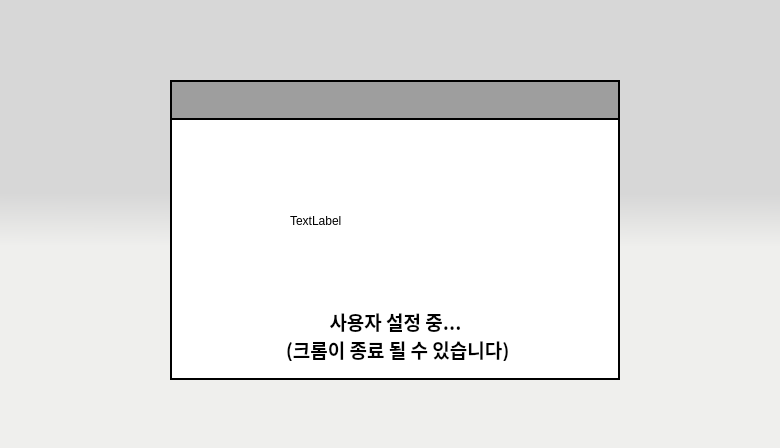
<?xml version="1.0" encoding="UTF-8"?>
<ui version="4.0">
 <class>Dialog</class>
 <widget class="QDialog" name="Dialog">
  <property name="geometry">
   <rect>
    <x>0</x>
    <y>0</y>
    <width>780</width>
    <height>448</height>
   </rect>
  </property>
  <property name="windowTitle">
   <string>Dialog</string>
  </property>
  <property name="styleSheet">
   <string notr="true">background-color:qlineargradient(spread:pad, x1:0.5, y1:0.432, x2:0.499682, y2:0.551, stop:0 rgba(215, 215, 215, 255), stop:1 rgba(239, 239, 237, 255))</string>
  </property>
  <widget class="QFrame" name="frame">
   <property name="geometry">
    <rect>
     <x>170</x>
     <y>80</y>
     <width>450</width>
     <height>300</height>
    </rect>
   </property>
   <property name="font">
    <font>
     <family>함초롬돋움</family>
     <pointsize>12</pointsize>
    </font>
   </property>
   <property name="styleSheet">
    <string notr="true">background-color:#ffffff;
border: 2px solid black;
</string>
   </property>
   <property name="frameShape">
    <enum>QFrame::StyledPanel</enum>
   </property>
   <property name="frameShadow">
    <enum>QFrame::Raised</enum>
   </property>
   <widget class="QLabel" name="titleLabel">
    <property name="geometry">
     <rect>
      <x>0</x>
      <y>0</y>
      <width>450</width>
      <height>40</height>
     </rect>
    </property>
    <property name="font">
     <font>
      <family>함초롬돋움</family>
      <pointsize>14</pointsize>
     </font>
    </property>
    <property name="styleSheet">
     <string notr="true">color: black;
background-color: #9E9E9E;
text-align:center;</string>
    </property>
    <property name="text">
     <string/>
    </property>
    <property name="alignment">
     <set>Qt::AlignCenter</set>
    </property>
   </widget>
   <widget class="QLabel" name="preMemGIF">
    <property name="geometry">
     <rect>
      <x>120</x>
      <y>50</y>
      <width>201</width>
      <height>181</height>
     </rect>
    </property>
    <property name="styleSheet">
     <string notr="true">border:5px soid white;
</string>
    </property>
    <property name="text">
     <string>TextLabel</string>
    </property>
   </widget>
   <widget class="QLabel" name="preMemTEXT">
    <property name="geometry">
     <rect>
      <x>20</x>
      <y>230</y>
      <width>411</width>
      <height>51</height>
     </rect>
    </property>
    <property name="font">
     <font>
      <family>Agency FB</family>
      <pointsize>14</pointsize>
      <weight>75</weight>
      <bold>true</bold>
     </font>
    </property>
    <property name="styleSheet">
     <string notr="true">border:5px soid white;
</string>
    </property>
    <property name="text">
     <string>사용자 설정 중...
 (크롬이 종료 될 수 있습니다)</string>
    </property>
    <property name="alignment">
     <set>Qt::AlignCenter</set>
    </property>
   </widget>
  </widget>
 </widget>
 <resources/>
 <connections/>
</ui>
